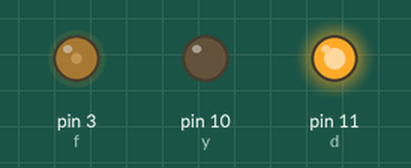
Recording of a sketch running on a simulated Arduino Uno, built with avr-gcc and run on an emulated ATmega328P. On the bench: output pins drawn as LEDs (lit = HIGH).

Above: at 0.05 s.
At 10.05 s:
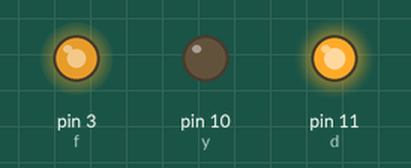
At 20.0 s:
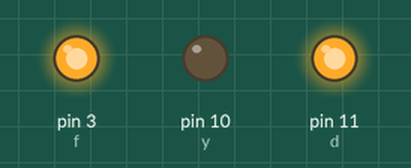
Timing chart, 0 to 28.8 s (numbered marks = the images above):
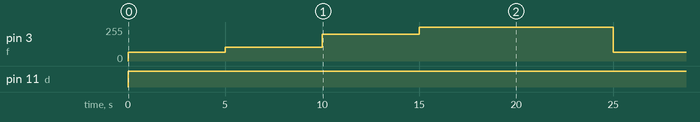

The sketch:

code.ino
```cpp
int d = 11;
int y = 10;
int f = 3;
void setup() {

pinMode (d, OUTPUT);
pinMode (y, OUTPUT);
pinMode (f, OUTPUT);

}

void loop() {
digitalWrite (d,1);
digitalWrite (y,0);
analogWrite (f,66);
delay (5000);
analogWrite (f,102);
delay (5000);
analogWrite (f,200);
delay (5000);
analogWrite (f,255);
delay (10000);


}
```

Measured:
- by itself, pin 3 (f): repeats every 25.0 s: 102/255 5.0 s, 200/255 5.0 s, 255/255 10.0 s, 66/255 5.0 s
- by itself, pin 11 (d): LOW → HIGH at 0.00 s
